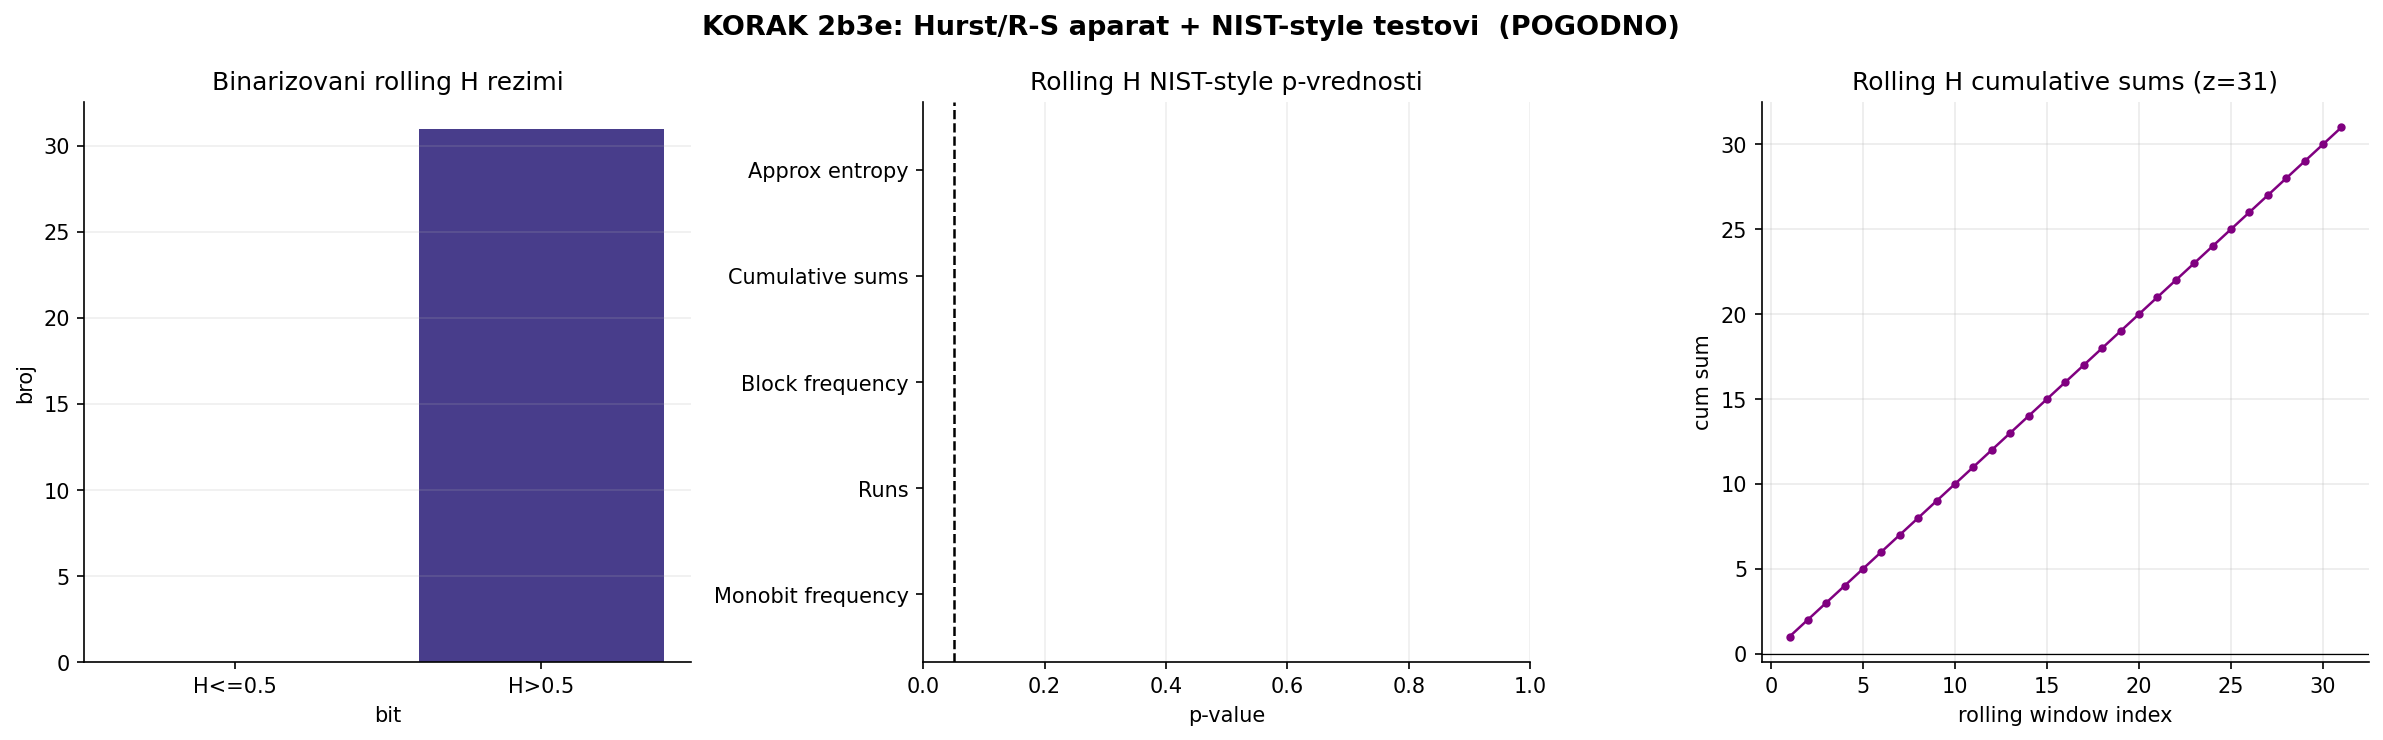

Write the Python code that produced this figure.
"""
3_KarlWeierstrass_NEXT7_2b3e — POGODNI deo iz 1_KarlWeierstrass_v2.py
Aparat 2b: Hurst / R-S analiza  +  Test 3e: NIST baterija (NIST-style)

Self-contained:
  - KORAK 1: ucitavanje 4624 izvlacenja i izgradnja f(t) = lex-indeks
  - KORAK 2b: rolling/local Hurst (priprema)
  - KORAK 2b3e: NIST-style testovi nad binarizovanim rolling H (bit=1 ako H>0.5)
                + f(t) NIST kontrola

Output:
  3_KarlWeierstrass_NEXT7_2b3e.png
  3_KarlWeierstrass_NEXT7_2b3e.txt
"""

import csv
import math
import os
import time
from datetime import timedelta

import matplotlib.pyplot as plt
import numpy as np
from scipy import stats


T0 = time.time()

CSV_DRAWS = "/Users/4c/Desktop/GHQ/data/loto7_4624_k43.csv"

HERE = os.path.dirname(os.path.abspath(__file__))
PNG_PATH = os.path.join(HERE, "3_KarlWeierstrass_NEXT7_2b3e.png")
TXT_PATH = os.path.join(HERE, "3_KarlWeierstrass_NEXT7_2b3e.txt")

N_MAX = 39
K_PICK = 7
TOTAL_COMBOS = math.comb(N_MAX, K_PICK)


# ─── helperi (samo oni potrebni za 2b + 2b3e) ────────────────────────
def read_loto_csv(path):
    rows = []
    with open(path, "r", encoding="utf-8", newline="") as f:
        reader = csv.reader(f)
        for row in reader:
            if len(row) < K_PICK:
                continue
            try:
                nums = tuple(sorted(int(x) for x in row[:K_PICK]))
            except ValueError:
                continue
            if len(nums) == K_PICK and len(set(nums)) == K_PICK:
                rows.append(nums)
    return rows


def lex_rank_1based(combo, n=N_MAX, k=K_PICK):
    """1-based lex indeks (poklapa se sa rednim brojem u kombinacije_39C7.csv)."""
    combo = tuple(sorted(combo))
    rank0 = 0
    prev = 0
    for i, value in enumerate(combo):
        remaining = k - i - 1
        for candidate in range(prev + 1, value):
            rank0 += math.comb(n - candidate, remaining)
        prev = value
    return rank0 + 1


def hurst_rs(series, min_window=8, max_window=None):
    """R/S Hurst procena: slope log(R/S) prema log(window)."""
    x = np.asarray(series, dtype=float)
    n = len(x)
    if max_window is None:
        max_window = max(min_window * 2, n // 4)

    windows = []
    w = min_window
    while w <= max_window:
        windows.append(w)
        w = int(w * 1.45) + 1

    used_windows = []
    rs_values = []
    for w in windows:
        chunks = n // w
        if chunks < 2:
            continue
        vals = []
        for i in range(chunks):
            seg = x[i * w:(i + 1) * w]
            y = seg - seg.mean()
            z = np.cumsum(y)
            r = z.max() - z.min()
            s = seg.std(ddof=1)
            if s > 0:
                vals.append(r / s)
        if vals:
            used_windows.append(w)
            rs_values.append(float(np.mean(vals)))

    used_windows = np.asarray(used_windows, dtype=float)
    rs_values = np.asarray(rs_values, dtype=float)
    slope, intercept = np.polyfit(np.log(used_windows), np.log(rs_values), 1)
    fit = intercept + slope * np.log(used_windows)
    ss_res = float(np.sum((np.log(rs_values) - fit) ** 2))
    ss_tot = float(np.sum((np.log(rs_values) - np.log(rs_values).mean()) ** 2))
    r2 = 1.0 - ss_res / ss_tot if ss_tot > 0 else float("nan")
    return float(slope), float(intercept), float(r2), used_windows, rs_values


def rolling_hurst_rs(series, window=768, step=128):
    """Rolling R/S Hurst procena kroz vreme."""
    x = np.asarray(series, dtype=float)
    centers = []
    hvals = []
    r2vals = []
    for start in range(0, len(x) - window + 1, step):
        seg = x[start:start + window]
        h, _, r2, _, _ = hurst_rs(seg, min_window=8, max_window=max(32, window // 4))
        centers.append(start + window // 2 + 1)
        hvals.append(h)
        r2vals.append(r2)
    return (
        np.asarray(centers, dtype=float),
        np.asarray(hvals, dtype=float),
        np.asarray(r2vals, dtype=float),
    )


def nist_bits_from_series(series):
    """Binarizacija za NIST-style test: 1 ako je vrednost iznad medijane."""
    x = np.asarray(series, dtype=float)
    med = float(np.median(x))
    bits = (x > med).astype(int)
    if bits.sum() == 0 or bits.sum() == len(bits):
        bits = (x > x.mean()).astype(int)
    return bits


def nist_monobit(bits):
    n = len(bits)
    s_obs = abs(int(np.sum(2 * bits - 1))) / np.sqrt(n)
    p = math.erfc(s_obs / np.sqrt(2))
    return float(p), float(s_obs)


def nist_runs(bits):
    n = len(bits)
    pi = float(bits.mean())
    if abs(pi - 0.5) >= 2 / np.sqrt(n):
        return 0.0, 0, pi
    runs = int(1 + np.sum(bits[1:] != bits[:-1]))
    denom = 2 * np.sqrt(2 * n) * pi * (1 - pi)
    p = math.erfc(abs(runs - 2 * n * pi * (1 - pi)) / denom)
    return float(p), runs, pi


def nist_block_frequency(bits, block_size=128):
    n = len(bits)
    n_blocks = n // block_size
    if n_blocks == 0:
        return float("nan"), float("nan"), 0
    trimmed = bits[:n_blocks * block_size].reshape(n_blocks, block_size)
    props = trimmed.mean(axis=1)
    chi2 = 4 * block_size * float(np.sum((props - 0.5) ** 2))
    p = float(stats.chi2.sf(chi2, n_blocks))
    return p, chi2, n_blocks


def nist_cumulative_sums(bits):
    x = 2 * bits - 1
    walk = np.cumsum(x)
    z = int(np.max(np.abs(walk)))
    if z == 0:
        return 1.0, z, walk
    n = len(bits)
    p = math.erfc(z / np.sqrt(2 * n))
    return float(p), z, walk


def _pattern_counts_circular(bits, m):
    n = len(bits)
    ext = np.concatenate([bits, bits[:m - 1]])
    counts = np.zeros(2 ** m, dtype=float)
    for i in range(n):
        value = 0
        for b in ext[i:i + m]:
            value = (value << 1) | int(b)
        counts[value] += 1
    return counts


def nist_approximate_entropy(bits, m=2):
    n = len(bits)

    def phi(mm):
        counts = _pattern_counts_circular(bits, mm)
        probs = counts[counts > 0] / n
        return float(np.sum(probs * np.log(probs)))

    ap_en = phi(m) - phi(m + 1)
    chi2 = 2 * n * (np.log(2) - ap_en)
    df = 2 ** (m - 1)
    p = float(stats.chi2.sf(chi2, df))
    return p, float(ap_en), float(chi2), df


# ─── KORAK 1: f(t) = lex-indeks ──────────────────────────────────────
draws = read_loto_csv(CSV_DRAWS)
N = len(draws)
lex_idx = np.array([lex_rank_1based(c) for c in draws], dtype=np.float64)

print()
print("3_KarlWeierstrass_NEXT7_2b3e — KORAK 1: formiranje krive f(t)")
print(f"  CSV:                  {CSV_DRAWS}")
print(f"  Ucitano izvlacenja:    {N}")
print(f"  C(39,7):              {TOTAL_COMBOS:,}")
print()

with open(TXT_PATH, "w", encoding="utf-8") as f:
    f.write("3_KarlWeierstrass_NEXT7_2b3e — Hurst/R-S + NIST baterija (POGODNO)\n")
    f.write("=" * 60 + "\n\n")
    f.write("KORAK 1: Weierstrass-ova funkcija nad svih izvucenih kombinacija\n\n")
    f.write(f"  CSV izvucenih:        {CSV_DRAWS}\n")
    f.write(f"  Ucitano izvlacenja:    {N}\n")
    f.write(f"  C(39,7):              {TOTAL_COMBOS:,}\n")
    f.write("  f(t) = lex-indeks izvucene kombinacije u skupu svih 39C7\n\n")


# ─── KORAK 2b: rolling/local Hurst (priprema) ────────────────────────
rolling_window = 768
rolling_step = 128
roll_centers, roll_h, roll_r2 = rolling_hurst_rs(
    lex_idx, window=rolling_window, step=rolling_step
)


# ─── KORAK 2b3e: NIST baterija nad binarizovanim rolling H ───────────
T0_2B3E = time.time()

roll_h_bits = (roll_h > 0.5).astype(int)
roll_h_n = len(roll_h_bits)
roll_h_ones = int(roll_h_bits.sum())
roll_h_zeros = int(roll_h_n - roll_h_ones)

roll_monobit_p, roll_monobit_s = nist_monobit(roll_h_bits)
roll_runs_p, roll_runs_count, roll_runs_pi = nist_runs(roll_h_bits)
roll_block_p, roll_block_chi2, roll_block_count = nist_block_frequency(
    roll_h_bits, block_size=8
)
roll_cusum_p, roll_cusum_z, roll_cusum_walk = nist_cumulative_sums(roll_h_bits)
roll_apen_p, roll_apen_value, roll_apen_chi2, roll_apen_df = nist_approximate_entropy(
    roll_h_bits, m=2
)

roll_nist_rows = [
    ("Monobit frequency", roll_monobit_p, roll_monobit_s),
    ("Runs", roll_runs_p, roll_runs_count),
    ("Block frequency", roll_block_p, roll_block_chi2),
    ("Cumulative sums", roll_cusum_p, roll_cusum_z),
    ("Approx entropy", roll_apen_p, roll_apen_value),
]
roll_nist_pass_count = int(sum(p > 0.05 for _, p, _ in roll_nist_rows if np.isfinite(p)))
roll_nist_total = int(sum(np.isfinite(p) for _, p, _ in roll_nist_rows))

f_control_bits = nist_bits_from_series(lex_idx)
f_monobit_p, f_monobit_s = nist_monobit(f_control_bits)
f_runs_p, f_runs_count, f_runs_pi = nist_runs(f_control_bits)
f_block_p, f_block_chi2, f_block_count = nist_block_frequency(f_control_bits, block_size=128)
f_cusum_p, f_cusum_z, _ = nist_cumulative_sums(f_control_bits)
f_apen_p, f_apen_value, f_apen_chi2, f_apen_df = nist_approximate_entropy(f_control_bits, m=2)
f_nist_rows = [
    ("Monobit frequency", f_monobit_p, f_monobit_s),
    ("Runs", f_runs_p, f_runs_count),
    ("Block frequency", f_block_p, f_block_chi2),
    ("Cumulative sums", f_cusum_p, f_cusum_z),
    ("Approx entropy", f_apen_p, f_apen_value),
]
f_nist_pass_count = int(sum(p > 0.05 for _, p, _ in f_nist_rows if np.isfinite(p)))
f_nist_total = int(sum(np.isfinite(p) for _, p, _ in f_nist_rows))

if roll_nist_pass_count == roll_nist_total:
    roll_nist_note = "rolling H bitovi prolaze sve NIST-style testove"
elif roll_nist_pass_count >= max(1, roll_nist_total - 1):
    roll_nist_note = "rolling H bitovi uglavnom prolaze, slab signal za proveru"
else:
    roll_nist_note = "rolling H bitovi padaju vise NIST-style testova"

print()
print("KORAK 2b3e: Aparat 2b Hurst/R-S + Test 3e NIST baterija")
print(f"  rolling H bits: n={roll_h_n}  zeros={roll_h_zeros}  ones={roll_h_ones}")
for name, p, stat_val in roll_nist_rows:
    print(f"  {name:<20} p={p:.6f}  stat={stat_val}")
print(f"  prolaz rolling H: {roll_nist_pass_count}/{roll_nist_total}  ⇒ {roll_nist_note}")
print(f"  kontrola f(t) prolaz: {f_nist_pass_count}/{f_nist_total}")
print()

fig2b3e, ax2b3e = plt.subplots(1, 3, figsize=(16, 5))
fig2b3e.suptitle("KORAK 2b3e: Hurst/R-S aparat + NIST-style testovi  (POGODNO)",
                 fontsize=13, fontweight="bold")

ax2b3e[0].bar(["H<=0.5", "H>0.5"], [roll_h_zeros, roll_h_ones],
              color=["steelblue", "darkslateblue"])
ax2b3e[0].set_title("Binarizovani rolling H rezimi")
ax2b3e[0].set_xlabel("bit")
ax2b3e[0].set_ylabel("broj")
ax2b3e[0].grid(True, alpha=0.2, axis="y")

names = [row[0] for row in roll_nist_rows]
roll_pvals = np.array([row[1] for row in roll_nist_rows], dtype=float)
colors = ["seagreen" if p > 0.05 else "crimson" for p in roll_pvals]
ax2b3e[1].barh(names, roll_pvals, color=colors)
ax2b3e[1].axvline(0.05, color="black", linestyle="--", linewidth=1.2)
ax2b3e[1].set_xlim(0, 1)
ax2b3e[1].set_title("Rolling H NIST-style p-vrednosti")
ax2b3e[1].set_xlabel("p-value")
ax2b3e[1].grid(True, alpha=0.2, axis="x")

ax2b3e[2].plot(np.arange(1, roll_h_n + 1), roll_cusum_walk,
               linewidth=1.2, marker="o", markersize=3, color="purple")
ax2b3e[2].axhline(0, color="black", linewidth=0.6)
ax2b3e[2].set_title(f"Rolling H cumulative sums (z={roll_cusum_z})")
ax2b3e[2].set_xlabel("rolling window index")
ax2b3e[2].set_ylabel("cum sum")
ax2b3e[2].grid(True, alpha=0.25)

for a in ax2b3e:
    a.spines["top"].set_visible(False)
    a.spines["right"].set_visible(False)

fig2b3e.tight_layout()
fig2b3e.savefig(PNG_PATH, dpi=150, bbox_inches="tight")
plt.show()

with open(TXT_PATH, "a", encoding="utf-8") as f:
    f.write("\n")
    f.write("=" * 60 + "\n")
    f.write("KORAK 2b3e: Aparat 2b Hurst/R-S + Test 3e NIST baterija\n")
    f.write("=" * 60 + "\n\n")
    f.write(f"  PNG:                  {PNG_PATH}\n\n")
    f.write("Binarizacija rolling/local Hurst niza:\n")
    f.write("  bit = 1 ako je lokalni H > 0.5, inace 0\n")
    f.write(f"  n bits                = {roll_h_n}\n")
    f.write(f"  zeros                 = {roll_h_zeros}\n")
    f.write(f"  ones                  = {roll_h_ones}\n\n")
    f.write("NIST-style testovi nad rolling H bitovima (prolaz ako p > 0.05):\n")
    f.write(f"  {'test':<22}{'p-value':>14}{'stat':>18}{'pass':>10}\n")
    for name, p, stat_val in roll_nist_rows:
        f.write(f"  {name:<22}{p:>14,.8f}{float(stat_val):>18,.8f}{str(p > 0.05):>10}\n")
    f.write("\n")
    f.write("Detalji rolling H:\n")
    f.write(f"  Runs pi               = {roll_runs_pi:.8f}\n")
    f.write(f"  Block size            = 8\n")
    f.write(f"  Block count           = {roll_block_count}\n")
    f.write(f"  Approx entropy m      = 2\n")
    f.write(f"  Approx entropy chi2   = {roll_apen_chi2:.8f}\n")
    f.write(f"  Approx entropy df     = {roll_apen_df}\n")
    f.write(f"  pass count            = {roll_nist_pass_count}/{roll_nist_total}\n")
    f.write(f"  interpret.            = {roll_nist_note}\n\n")
    f.write("Kontrola: NIST-style testovi nad f(t) binarizacijom:\n")
    f.write(f"  {'test':<22}{'p-value':>14}{'stat':>18}{'pass':>10}\n")
    for name, p, stat_val in f_nist_rows:
        f.write(f"  {name:<22}{p:>14,.8f}{float(stat_val):>18,.8f}{str(p > 0.05):>10}\n")
    f.write(f"  pass count            = {f_nist_pass_count}/{f_nist_total}\n")
    f.write(f"  f(t) runs pi          = {f_runs_pi:.8f}\n")
    f.write(f"  f(t) block count      = {f_block_count}\n")
    f.write(f"  f(t) approx chi2      = {f_apen_chi2:.8f}\n")
    f.write(f"  f(t) approx df        = {f_apen_df}\n\n")

    elapsed_2b3e = time.time() - T0_2B3E
    f.write(f"Vreme KORAKA 2b3e: {timedelta(seconds=int(elapsed_2b3e))} ({elapsed_2b3e:.1f} s)\n")
    f.write(f"Ukupno vreme:       {timedelta(seconds=int(time.time()-T0))} ({time.time()-T0:.1f} s)\n")

print(f"PNG saved → {PNG_PATH}")
print(f"TXT saved → {TXT_PATH}")
print(f"Vreme KORAKA 2b3e: {timedelta(seconds=int(time.time()-T0_2B3E))} "
      f"({time.time()-T0_2B3E:.1f} s)")
print(f"Ukupno vreme:      {timedelta(seconds=int(time.time()-T0))} "
      f"({time.time()-T0:.1f} s)")
print()
print("KRAJ 3_KarlWeierstrass_NEXT7_2b3e.")
print()
"""
3_KarlWeierstrass_NEXT7_2b3e — KORAK 1: formiranje krive f(t)
  CSV:                  /data/loto7_4624_k43.csv
  Ucitano izvlacenja:   4624
  C(39,7):              15,380,937


KORAK 2b3e: Aparat 2b Hurst/R-S + Test 3e NIST baterija
  rolling H bits: n=31  zeros=0  ones=31
  Monobit frequency    p=0.000000  stat=5.567764362830022
  Runs                 p=0.000000  stat=0
  Block frequency      p=0.000025  stat=24.0
  Cumulative sums      p=0.000000  stat=31
  Approx entropy       p=0.000000  stat=0.0
  prolaz rolling H: 0/5  ⇒ rolling H bitovi padaju vise NIST-style testova
  kontrola f(t) prolaz: 4/5

PNG saved → /3_KarlWeierstrass_NEXT7_2b3e.png
TXT saved → /3_KarlWeierstrass_NEXT7_2b3e.txt
Vreme KORAKA 2b3e: 0:00:27 (27.6 s)
Ukupno vreme:      0:00:27 (27.8 s)

KRAJ 3_KarlWeierstrass_NEXT7_2b3e.
"""



###############   PREDIKCIJA 7  ###############################

"""
NEXT7 (2b3e, rolling H bits) — svi prozori H>0.5, drži se trenda + skok = lokalna varijansa.
"""


def lex_unrank_1based(rank, n=N_MAX, k=K_PICK):
    """Vracanje 1-based lex indeksa u Loto 7/39 kombinaciju."""
    rank0 = int(rank) - 1
    combo = []
    prev = 0
    for i in range(k):
        remaining = k - i - 1
        for candidate in range(prev + 1, n + 1):
            count = math.comb(n - candidate, remaining)
            if rank0 >= count:
                rank0 -= count
            else:
                combo.append(candidate)
                prev = candidate
                break
    return tuple(combo)


T0_PRED7 = time.time()

# Rolling H bitovi su svi 1: signal nije fino-granularan, ali jasno kaze
# da je rezim perzistentan. Zato koristimo lokalni trend i lokalnu varijansu.
last_lex = float(lex_idx[-1])
last_h = float(roll_h[-1])
mean_h = float(roll_h.mean())
persistent_ratio = float(roll_h_ones / roll_h_n) if roll_h_n else 0.0

local_window = rolling_window
local_y = np.asarray(lex_idx[-local_window:], dtype=float)
local_x = np.arange(len(local_y), dtype=float)
local_slope, local_intercept = np.polyfit(local_x, local_y, 1)
local_fit = local_intercept + local_slope * local_x
local_resid = local_y - local_fit
local_resid_std = float(local_resid.std(ddof=1))

recent_incr = np.diff(local_y)
recent_mean_incr = float(recent_incr.mean())
recent_std_incr = float(recent_incr.std(ddof=1))
last_incr = float(np.diff(lex_idx)[-1])

trend_strength = float(np.clip((mean_h - 0.5) / 0.15, 0.0, 1.0)) * persistent_ratio
pred_incr = (1.0 - trend_strength) * recent_mean_incr + trend_strength * last_incr
pred_lex_float = last_lex + pred_incr
pred_lex = int(np.clip(round(pred_lex_float), 1, TOTAL_COMBOS))
pred_combo = lex_unrank_1based(pred_lex)

# Ovde koristimo lokalnu varijansu inkremenata, jer NIST-bit aparat ne daje amplitudu.
z_grid = [-1.28, -0.84, -0.43, 0.0, 0.43, 0.84, 1.28]
candidate_rows = []
seen_lex = set()
for z in z_grid:
    cand_lex = int(np.clip(round(pred_lex_float + z * recent_std_incr), 1, TOTAL_COMBOS))
    if cand_lex in seen_lex:
        continue
    seen_lex.add(cand_lex)
    candidate_rows.append((z, cand_lex, lex_unrank_1based(cand_lex)))

print()
print("PREDIKCIJA 7 — NEXT7 / 2b3e / rolling H bit rezim")
print(f"  rolling H bits         = zeros:{roll_h_zeros} ones:{roll_h_ones}")
print(f"  persistent ratio       = {persistent_ratio:.8f}")
print(f"  mean rolling H         = {mean_h:.8f}")
print(f"  zadnji rolling H       = {last_h:.8f}")
print(f"  trend strength         = {trend_strength:.6f}")
print(f"  lokalni slope          = {local_slope:,.2f}")
print(f"  recent mean dX         = {recent_mean_incr:,.2f}")
print(f"  recent std dX          = {recent_std_incr:,.2f}")
print(f"  zadnji dX              = {last_incr:,.2f}")
print(f"  pred. inkrement        = {pred_incr:,.2f}")
print(f"  pred. lex              = {pred_lex:,}")
print(f"  pred. kombinacija      = {pred_combo}")
print("  kandidati trend + lokalna varijansa:")
for z, cand_lex, combo in candidate_rows:
    print(f"    z={z:>5.2f}  lex={cand_lex:>10,}  combo={combo}")
print()

with open(TXT_PATH, "a", encoding="utf-8") as f:
    f.write("\n")
    f.write("=" * 60 + "\n")
    f.write("PREDIKCIJA 7: NEXT7 / 2b3e / rolling H bit rezim\n")
    f.write("=" * 60 + "\n\n")
    f.write("Model:\n")
    f.write("  Rolling H bitovi padaju NIST testove jer su svi H>0.5.\n")
    f.write("  To je grubi rezimski filter: tretira se kao stabilno perzistentan rezim.\n")
    f.write("  Prognoza kombinuje lokalni trend, zadnji inkrement i lokalnu varijansu.\n\n")
    f.write("Parametri:\n")
    f.write(f"  rolling H zeros        = {roll_h_zeros}\n")
    f.write(f"  rolling H ones         = {roll_h_ones}\n")
    f.write(f"  persistent ratio       = {persistent_ratio:.8f}\n")
    f.write(f"  mean rolling H         = {mean_h:.8f}\n")
    f.write(f"  zadnji rolling H       = {last_h:.8f}\n")
    f.write(f"  trend strength         = {trend_strength:.8f}\n")
    f.write(f"  local window           = {local_window}\n")
    f.write(f"  lokalni slope          = {local_slope:,.8f}\n")
    f.write(f"  lokalni resid std      = {local_resid_std:,.8f}\n")
    f.write(f"  recent mean dX         = {recent_mean_incr:,.8f}\n")
    f.write(f"  recent std dX          = {recent_std_incr:,.8f}\n")
    f.write(f"  zadnji dX              = {last_incr:,.8f}\n")
    f.write(f"  zadnji lex             = {int(last_lex):,}\n")
    f.write(f"  pred. inkrement        = {pred_incr:,.8f}\n\n")
    f.write("Glavna prognoza:\n")
    f.write(f"  pred. lex float        = {pred_lex_float:,.8f}\n")
    f.write(f"  pred. lex              = {pred_lex:,}\n")
    f.write(f"  pred. kombinacija      = {pred_combo}\n\n")
    f.write("Kandidati trend + lokalna varijansa:\n")
    f.write(f"  {'z':>8}{'lex':>14}  kombinacija\n")
    for z, cand_lex, combo in candidate_rows:
        f.write(f"  {z:>8.2f}{cand_lex:>14,}  {combo}\n")
    f.write("\n")
    elapsed_pred7 = time.time() - T0_PRED7
    f.write(f"Vreme PREDIKCIJE 7: {timedelta(seconds=int(elapsed_pred7))} ({elapsed_pred7:.1f} s)\n")

print(f"TXT updated → {TXT_PATH}")
print(f"Vreme PREDIKCIJE 7: {timedelta(seconds=int(time.time()-T0_PRED7))} "
      f"({time.time()-T0_PRED7:.1f} s)")
print()


"""
Pošto je ovde signal NIST nad rolling H bitovima, predikcija će koristiti H>0.5 režim kao filter perzistentnog trenda.

Pošto su svi rolling H bitovi 1, tretiram režim kao stabilno perzistentan i pravim trend + lokalna varijansa kandidate.

koristi činjenicu da su rolling H bitovi svi 1 (H > 0.5)
tretira to kao stabilan perzistentni režim
kombinuje lokalni trend, zadnji inkrement i lokalnu varijansu
generiše glavnu Loto kombinaciju + kandidate
upisuje u 3_KarlWeierstrass_NEXT7_2b3e.txt
"""


"""
3_KarlWeierstrass_NEXT7_2b3e — KORAK 1: formiranje krive f(t)
  CSV:                  /data/loto7_4624_k43.csv
  Ucitano izvlacenja:   4624
  C(39,7):              15,380,937


KORAK 2b3e: Aparat 2b Hurst/R-S + Test 3e NIST baterija
  rolling H bits: n=31  zeros=0  ones=31
  Monobit frequency    p=0.000000  stat=5.567764362830022
  Runs                 p=0.000000  stat=0
  Block frequency      p=0.000025  stat=24.0
  Cumulative sums      p=0.000000  stat=31
  Approx entropy       p=0.000000  stat=0.0
  prolaz rolling H: 0/5  ⇒ rolling H bitovi padaju vise NIST-style testova
  kontrola f(t) prolaz: 4/5

PNG saved → /3_KarlWeierstrass_NEXT7_2b3e.png
TXT saved → /3_KarlWeierstrass_NEXT7_2b3e.txt
Vreme KORAKA 2b3e: 0:00:03 (3.3 s)
Ukupno vreme:      0:00:03 (3.5 s)

KRAJ 3_KarlWeierstrass_NEXT7_2b3e.


PREDIKCIJA 7 — NEXT7 / 2b3e / rolling H bit rezim
  rolling H bits         = zeros:0 ones:31
  persistent ratio       = 1.00000000
  mean rolling H         = 0.59744976
  zadnji rolling H       = 0.62382045
  trend strength         = 0.649665
  lokalni slope          = -739.26
  recent mean dX         = -6,859.23
  recent std dX          = 6,269,244.17
  zadnji dX              = -2,143,496.00
  pred. inkrement        = -1,394,957.53
  pred. lex              = 1
  pred. kombinacija      = (1, 2, 3, 4, 5, 6, 7)
  kandidati trend + lokalna varijansa:
    z=-1.28  lex=         1  combo=(1, 2, 3, 4, 5, 6, 7)
    z= 0.43  lex= 1,813,931  combo=(1, x, 16, y, 21, z, 36)
    z= 0.84  lex= 4,384,322  combo=(2, x, 11, y, 27, z,36)
    z= 1.28  lex= 7,142,789  combo=(4, x, 9, y, 14, z, 25)

TXT updated → /3_KarlWeierstrass_NEXT7_2b3e.txt
Vreme PREDIKCIJE 7: 0:00:00 (0.0 s)
"""
